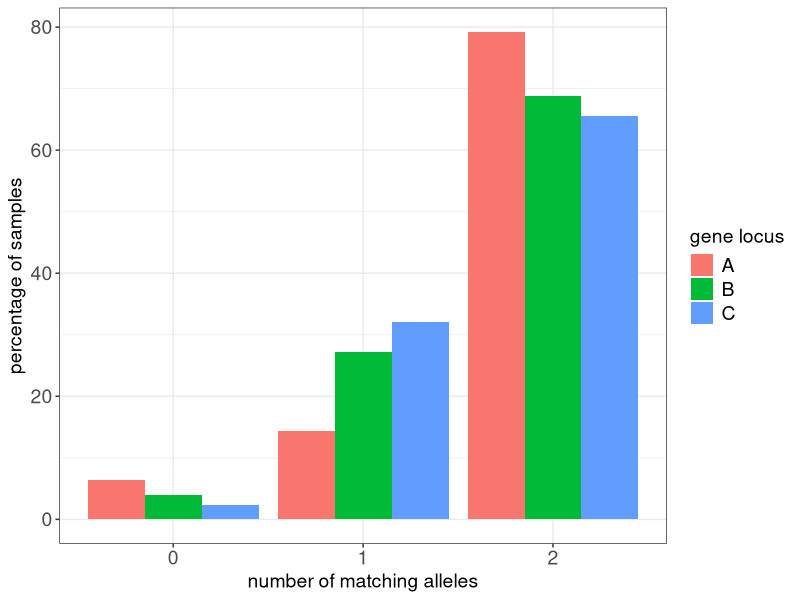
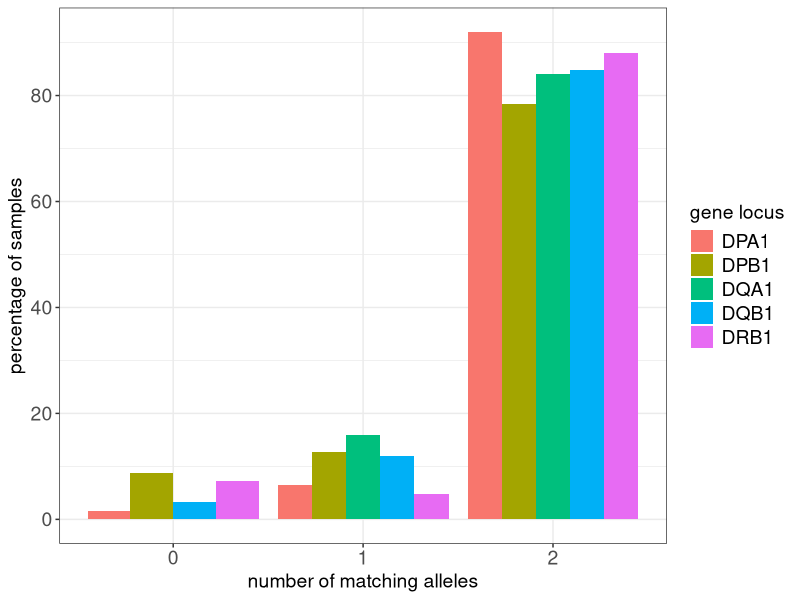

Source code (R) for these figures, in order:
## ---- chunk 1
knitr::opts_chunk$set(echo = TRUE)
## ---- chunk 2
library(tidyverse)
library(scales)

data1 <- read_csv("Data Sheet 3.CSV", show_col_types = FALSE)
data1 <- data1 %>% 
  filter(str_ends(sample, "-BL")) %>% 
  filter(genotyper %in% c("Ground truth", "arcasHLA")) %>% 
  arrange(sample)
## ---- chunk 3
data1_classI <- data1 %>% 
    select(sample, genotyper, A_1, A_2, B_1, B_2, C_1, C_2)
data1_classI$genotyper[data1_classI$genotyper == "Ground truth"] <- "GroundTruth"

data1_classI <- data1_classI %>%
  pivot_wider(
    names_from   = genotyper,
    values_from  = c(A_1, A_2, B_1, B_2, C_1, C_2),
    names_sep    = "_"
  ) %>% 
  drop_na() 

data1_classI <- data1_classI %>%
  mutate(
        across(
            -sample,
          #  ~ sub("^([^:]+:[^:]+).*$", "\\1", .x)
          ~ sub(":.*", "", .x)
        )
    )

data1_classI <- data1_classI %>%
  rowwise() %>%
  mutate(
    A = {
      gt <- c(A_1_GroundTruth, A_2_GroundTruth)
      pr <- c(A_1_arcasHLA, A_2_arcasHLA)
      sum( pmin( table(gt)[intersect(gt, pr)], table(pr)[intersect(gt, pr)] ) )
    },
    B = {
      gt <- c(B_1_GroundTruth, B_2_GroundTruth)
      pr <- c(B_1_arcasHLA, B_2_arcasHLA)
      sum( pmin( table(gt)[intersect(gt, pr)], table(pr)[intersect(gt, pr)] ) )
    },
    C = {
      gt <- c(C_1_GroundTruth, C_2_GroundTruth)
      pr <- c(C_1_arcasHLA, C_2_arcasHLA)
      sum( pmin( table(gt)[intersect(gt, pr)], table(pr)[intersect(gt, pr)] ) )
    }
  ) %>%
  ungroup() %>%
  mutate(scoreClassI = (A + B + C) / 3)
## ---- chunk 4
data1_classI_df <- data1_classI %>% 
  select(A, B, C) %>% 
  pivot_longer(
    cols = c("A", "B", "C"),
    names_to  = "locus",
    values_to = "score"
  )

data1_classI_df <- data1_classI_df %>% 
  count(locus, score) %>% 
  group_by(locus) %>% 
  mutate(pct = n / sum(n)) %>% 
  ungroup()

p <- ggplot(data1_classI_df, aes(x = factor(score), y = pct, fill = locus)) +
  geom_col(position = "dodge") +
  scale_x_discrete(name = "number of matching alleles") +
  scale_y_continuous(name = "percentage of samples", labels = label_number(scale = 100, accuracy = 1)) +
  labs(fill = "gene locus") +
  theme_bw() +
  theme(axis.title.x = element_text(size = 14),
        axis.title.y = element_text(size = 14),
        axis.text.x = element_text(size = 14),
        axis.text.y = element_text(size = 14),
        legend.title = element_text(size = 14),
        legend.text = element_text(size = 14))

ggsave("arcasHLAccuracyClassI.pdf", p, height = 4, width = 6)
## ---- chunk 5
data1_classII <- data1 %>% 
    select(sample, genotyper, DPA1_1, DPA1_2, DPB1_1, DPB1_2, DQA1_1, DQA1_2, DQB1_1, DQB1_2, DRB1_1, DRB1_2)
data1_classII$genotyper[data1_classII$genotyper == "Ground truth"] <- "GroundTruth"

data1_classII <- data1_classII %>%
  pivot_wider(
    names_from   = genotyper,
    values_from  = c(DPA1_1, DPA1_2, DPB1_1, DPB1_2, DQA1_1, DQA1_2, DQB1_1, DQB1_2, DRB1_1, DRB1_2),
    names_sep    = "_"
  ) %>% 
  drop_na() 

data1_classII <- data1_classII %>%
  mutate(
        across(
            -sample,
          #  ~ sub("^([^:]+:[^:]+).*$", "\\1", .x)
          ~ sub(":.*", "", .x)
        )
    )

data1_classII <- data1_classII %>%
  rowwise() %>%
  mutate(
    DPA1 = {
      gt <- c(DPA1_1_GroundTruth, DPA1_2_GroundTruth)
      pr <- c(DPA1_1_arcasHLA, DPA1_2_arcasHLA)
      sum( pmin( table(gt)[intersect(gt, pr)], table(pr)[intersect(gt, pr)] ) )
    },
    DPB1 = {
      gt <- c(DPB1_1_GroundTruth, DPB1_2_GroundTruth)
      pr <- c(DPB1_1_arcasHLA, DPB1_2_arcasHLA)
      sum( pmin( table(gt)[intersect(gt, pr)], table(pr)[intersect(gt, pr)] ) )
    },
    DQA1 = {
      gt <- c(DQA1_1_GroundTruth, DQA1_2_GroundTruth)
      pr <- c(DQA1_1_arcasHLA, DQA1_2_arcasHLA)
      sum( pmin( table(gt)[intersect(gt, pr)], table(pr)[intersect(gt, pr)] ) )
    },
    DQB1 = {
      gt <- c(DQB1_1_GroundTruth, DQB1_2_GroundTruth)
      pr <- c(DQB1_1_arcasHLA, DQB1_2_arcasHLA)
      sum( pmin( table(gt)[intersect(gt, pr)], table(pr)[intersect(gt, pr)] ) )
    },
    DRB1 = {
      gt <- c(DRB1_1_GroundTruth, DRB1_2_GroundTruth)
      pr <- c(DRB1_1_arcasHLA, DRB1_2_arcasHLA)
      sum( pmin( table(gt)[intersect(gt, pr)], table(pr)[intersect(gt, pr)] ) )
    }
  ) %>%
  ungroup() %>%
  mutate(scoreClassI = (DPA1 + DPB1 + DQA1 + DQB1 + DRB1) / 5)
## ---- chunk 6
data1_classII_df <- data1_classII %>% 
  select(DPA1, DPB1, DQA1, DQB1, DRB1) %>% 
  pivot_longer(
    cols = c("DPA1", "DPB1", "DQA1", "DQB1", "DRB1"),
    names_to  = "locus",
    values_to = "score"
  )

data1_classII_df <- data1_classII_df %>% 
  count(locus, score) %>% 
  group_by(locus) %>% 
  mutate(pct = n / sum(n)) %>% 
  ungroup()

p <- ggplot(data1_classII_df, aes(x = factor(score), y = pct, fill = locus)) +
  geom_col(position = "dodge") +
  scale_x_discrete(name = "number of matching alleles") +
  scale_y_continuous(name = "percentage of samples", labels = label_number(scale = 100, accuracy = 1), breaks = seq(0, 0.8, by = 0.2)) +
  labs(fill = "gene locus") +
  theme_bw() +
  theme(axis.title.x = element_text(size = 14),
        axis.title.y = element_text(size = 14),
        axis.text.x = element_text(size = 14),
        axis.text.y = element_text(size = 14),
        legend.title = element_text(size = 14),
        legend.text = element_text(size = 14))

ggsave("arcasHLAccuracyClassII.pdf", p, height = 4, width = 8)
